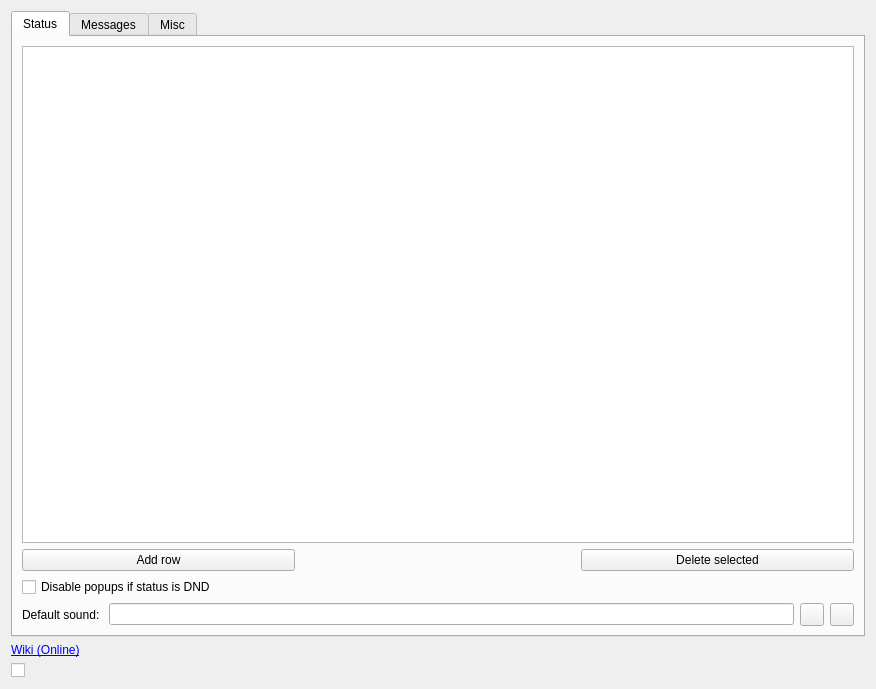
<?xml version="1.0" encoding="UTF-8"?>
<ui version="4.0">
 <class>Options</class>
 <widget class="QWidget" name="Options">
  <property name="geometry">
   <rect>
    <x>0</x>
    <y>0</y>
    <width>876</width>
    <height>689</height>
   </rect>
  </property>
  <property name="windowTitle">
   <string>Options</string>
  </property>
  <layout class="QVBoxLayout" name="verticalLayout">
   <item>
    <widget class="QTabWidget" name="tabWidget">
     <property name="currentIndex">
      <number>0</number>
     </property>
     <widget class="QWidget" name="tab_watchForStatus">
      <attribute name="title">
       <string>Status</string>
      </attribute>
      <layout class="QVBoxLayout" name="verticalLayout_2">
       <item>
        <widget class="Viewer" name="tableView"/>
       </item>
       <item>
        <layout class="QHBoxLayout" name="horizontalLayout_3">
         <item>
          <widget class="QPushButton" name="pb_add">
           <property name="text">
            <string>Add row</string>
           </property>
          </widget>
         </item>
         <item>
          <widget class="QLabel" name="horSpacer">
           <property name="text">
            <string/>
           </property>
          </widget>
         </item>
         <item>
          <widget class="QPushButton" name="pb_del">
           <property name="text">
            <string>Delete selected</string>
           </property>
          </widget>
         </item>
        </layout>
       </item>
       <item>
        <widget class="QCheckBox" name="cb_disableDnd">
         <property name="text">
          <string>Disable popups if status is DND</string>
         </property>
        </widget>
       </item>
       <item>
        <layout class="QHBoxLayout" name="horizontalLayout">
         <item>
          <widget class="QLabel" name="label_2">
           <property name="text">
            <string>Default sound: </string>
           </property>
          </widget>
         </item>
         <item>
          <widget class="QLineEdit" name="le_sound"/>
         </item>
         <item>
          <widget class="QToolButton" name="tb_open">
           <property name="text">
            <string/>
           </property>
          </widget>
         </item>
         <item>
          <widget class="QToolButton" name="tb_test">
           <property name="text">
            <string/>
           </property>
          </widget>
         </item>
        </layout>
       </item>
      </layout>
     </widget>
     <widget class="QWidget" name="tab_watchForMessages">
      <attribute name="title">
       <string>Messages</string>
      </attribute>
      <layout class="QVBoxLayout" name="verticalLayout_4">
       <item>
        <layout class="QHBoxLayout" name="horizontalLayout_4">
         <item>
          <widget class="QListWidget" name="listWidget">
           <property name="dragEnabled">
            <bool>true</bool>
           </property>
           <property name="dragDropMode">
            <enum>QAbstractItemView::DragDrop</enum>
           </property>
           <property name="defaultDropAction">
            <enum>Qt::MoveAction</enum>
           </property>
          </widget>
         </item>
         <item>
          <layout class="QVBoxLayout" name="verticalLayout_3">
           <item>
            <widget class="QPushButton" name="pb_add_item">
             <property name="text">
              <string>Add</string>
             </property>
            </widget>
           </item>
           <item>
            <widget class="QPushButton" name="pb_delete_item">
             <property name="text">
              <string>Delete</string>
             </property>
            </widget>
           </item>
           <item>
            <widget class="QPushButton" name="pb_edit_item">
             <property name="text">
              <string>Edit</string>
             </property>
            </widget>
           </item>
           <item>
            <spacer name="verticalSpacer">
             <property name="orientation">
              <enum>Qt::Vertical</enum>
             </property>
             <property name="sizeHint" stdset="0">
              <size>
               <width>20</width>
               <height>40</height>
              </size>
             </property>
            </spacer>
           </item>
          </layout>
         </item>
        </layout>
       </item>
       <item>
        <widget class="QCheckBox" name="cb_disable_snd">
         <property name="text">
          <string>Disable sound if chat window is active</string>
         </property>
        </widget>
       </item>
      </layout>
     </widget>
     <widget class="QWidget" name="tab">
      <attribute name="title">
       <string>Misc</string>
      </attribute>
      <layout class="QVBoxLayout" name="verticalLayout_5">
       <item>
        <widget class="QCheckBox" name="cb_showInContext">
         <property name="text">
          <string>Show Watch for JID button in contact context menu</string>
         </property>
        </widget>
       </item>
       <item>
        <spacer name="verticalSpacer_2">
         <property name="orientation">
          <enum>Qt::Vertical</enum>
         </property>
         <property name="sizeHint" stdset="0">
          <size>
           <width>20</width>
           <height>40</height>
          </size>
         </property>
        </spacer>
       </item>
      </layout>
     </widget>
    </widget>
   </item>
   <item>
    <widget class="QLabel" name="label">
     <property name="text">
      <string>&lt;a href=&quot;https://psi-im.org/wiki/doku.php?id=en:plugins#watcher_plugin&quot;&gt;Wiki (Online)&lt;/a&gt;</string>
     </property>
     <property name="openExternalLinks">
      <bool>true</bool>
     </property>
    </widget>
   </item>
   <item>
    <widget class="QCheckBox" name="cb_hack">
     <property name="text">
      <string/>
     </property>
    </widget>
   </item>
  </layout>
 </widget>
 <customwidgets>
  <customwidget>
   <class>Viewer</class>
   <extends>QTableView</extends>
   <header>view.h</header>
  </customwidget>
 </customwidgets>
 <resources/>
 <connections/>
</ui>
